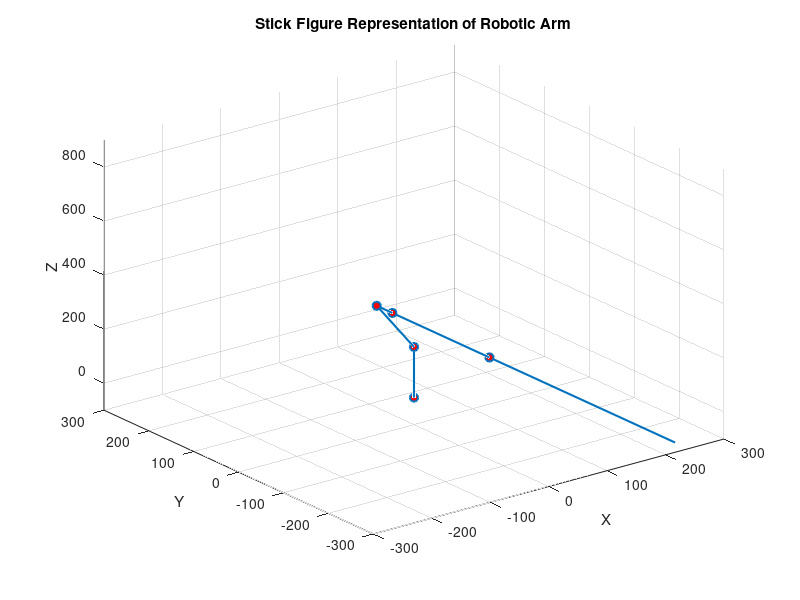
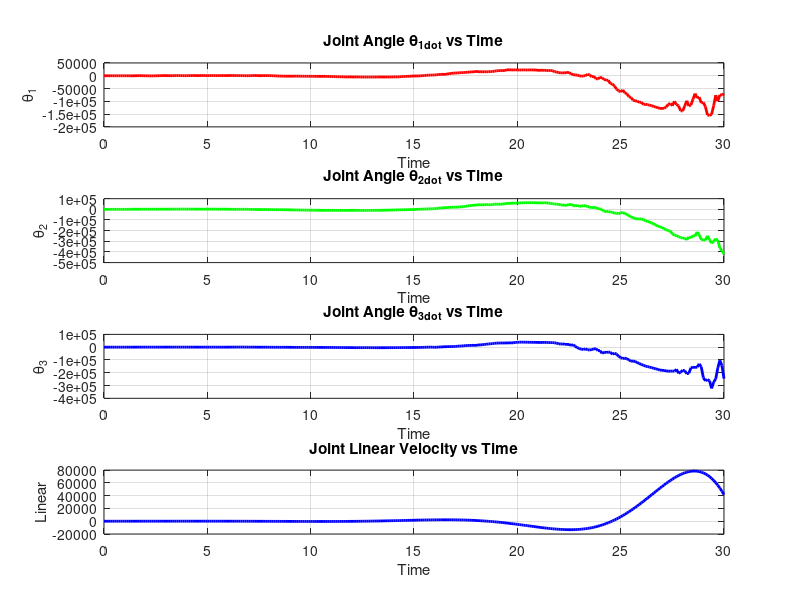
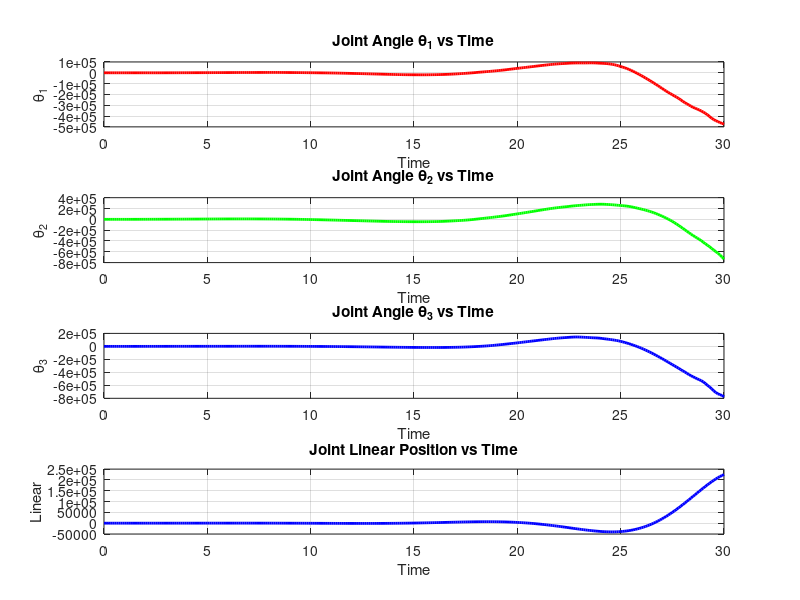

Reproduce these figures in MATLAB, in order.
clc;

%% Define coordinates

timeStep = 0.1; % time step
timeVec = 0:timeStep:30;
numSamples = length(timeVec); % number of time samples

% Initial generalized coordinates 
angle1 = 0; 
angle2 = 0; 
angle3 = 0;
linearPos = 0;
angles = [angle1; angle2; angle3; linearPos];
 
% Define intermediate variables
cos1 = cosd(angle1);
sin1 = sind(angle1);
cos2 = cosd(angle2);
sin2 = sind(angle2);
cos3 = cosd(angle3);
sin3 = sind(angle3);

% Initial generalized velocities 
angle1Vel = 0; 
angle2Vel = 0; 
angle3Vel = 0;
linearVel = 0;
anglesVel = [angle1Vel; angle2Vel; angle3Vel; linearVel];

angle1VelArr = zeros(1, numSamples);
angle2VelArr = zeros(1, numSamples);
angle3VelArr = zeros(1, numSamples);
linearVelArr = zeros(1, numSamples);

angle1Arr = zeros(1, numSamples);
angle2Arr = zeros(1, numSamples);
angle3Arr = zeros(1, numSamples);
linearArr = zeros(1, numSamples);

angle1Arr(1) = angle1;
angle2Arr(1) = angle2;
angle3Arr(1) = angle3;
linearArr(1) = linearPos;

% Desired angles 
angle1_d = 90; 
angle2_d = 90; 
angle3_d = 90;
linear_d = 40;
angles_d = [angle1_d; angle2_d; angle3_d; linear_d];

% Desired velocities 
angle1Vel_d = 0; 
angle2Vel_d = 0; 
angle3Vel_d = 0;
linearVel_d = 0;
anglesVel_d = [angle1Vel_d angle2Vel_d angle3Vel_d linearVel_d];

% Documented ordering: Kp, Ki, Kd for the four coordinates.
Kp = [1.5; 1.5; 1.5; 1.5];
Ki = [30.595; 14.2; 19.68; 29.85];
Kd = [0.005; 0.005; 0.005; 0.01];

% Length of links
link1 = 187.5;
link2 = 200; 
link3 = 50; 
link4 = 200; 
link5 = 112.5; 
d4 = link5 + linearPos;

% Masses of links
mass1 = 350; 
mass2 = 341; 
mass3 = 100;
mass4 = 400;
mass5 = 600;
gravity = 9.81;

% Moments of inertia of links
inertia1 = 500;
inertia2 = 700; 
inertia3 = 400; 
inertia4 = 500;
inertia5 = 700;

integralError = zeros(4, 1);
prevError = angles_d - angles;

%% Computing

for i = 2:numSamples
    inertiaMat = [inertia2 0 0 0;
                  0 inertia3 0 0;
                  0 0 inertia4 0;
                  0 0 0 inertia5];

    % Legacy per-coordinate numerical actuator scales; physical units unresolved.
    actuatorScale = [2; 2; 2; 5];
    d4 = link5 + linearPos;

    % Configuration-dependent legacy load expression. It contains gravity
    % terms and is not a conventional Coriolis matrix C(q,qdot).
    gravityConfigVec = [sin1 * (mass2 * gravity * link2 / 2 + mass3 * gravity * link3 + mass4 * gravity * link4 + mass5 * gravity * link5) - sin1 * cos2 * (mass3 * gravity * link3 / 2 + mass4 * gravity * link4 + mass5 * gravity * link5) - sin1 * cos2 * cos3 * (mass4 * gravity * link4 / 2 + mass5 * gravity * link5) + cos1 * sin2 * cos3 * (mass4 * gravity * link4 / 2 + mass5 * gravity * link5) + cos1 * sin2 * cos3 * mass5 * gravity * d4 / 2;
                  -cos1 * sin2 * (mass3 * gravity * link3 / 2 + mass4 * gravity * link4 + mass5 * gravity * link5) + sin1 * cos2 * (mass3 * gravity * link3 / 2 + mass4 * gravity * link4 + mass5 * gravity * link5) - cos1 * sin2 * cos3 * (mass4 * gravity * link4 / 2 + mass5 * gravity * link5) + sin1 * cos2 * cos3 * (mass4 * gravity * link4 / 2 + mass5 * gravity * link5) + sin1 * cos2 * cos3 * mass5 * gravity * d4 / 2;
                  -cos1 * cos2 * sin3 * (mass4 * gravity * link4 / 2 + mass5 * gravity * link5) - sin1 * sin2 * sin3 * (mass4 * gravity * link4 / 2 + mass5 * gravity * link5) - sin1 * sin2 * sin3 * mass5 * gravity * d4 / 2;
                  -mass5 * gravity / 2];

    errorAngles = angles_d - angles;
    integralError = integralError + errorAngles * timeStep;
    errorVel = (errorAngles - prevError) / timeStep;

    prevError = errorAngles;
    
    % Coordinate-wise PID signal and explicit four-element generalized input.
    controlSignal = Kp .* errorAngles + Ki .* integralError + Kd .* errorVel;
    generalizedInput = actuatorScale .* controlSignal;

    % Calculate angular accelerations
    angularAccel = inertiaMat \ (generalizedInput - gravityConfigVec);

    % Constant-acceleration state update using the old velocity in q update.
    angle1 = angle1 + angle1Vel * timeStep + 0.5 * angularAccel(1) * timeStep^2;
    angle2 = angle2 + angle2Vel * timeStep + 0.5 * angularAccel(2) * timeStep^2;
    angle3 = angle3 + angle3Vel * timeStep + 0.5 * angularAccel(3) * timeStep^2;
    linearPos = linearPos + linearVel * timeStep + 0.5 * angularAccel(4) * timeStep^2;

    angle1Vel = angle1Vel + angularAccel(1) * timeStep;
    angle2Vel = angle2Vel + angularAccel(2) * timeStep;
    angle3Vel = angle3Vel + angularAccel(3) * timeStep;
    linearVel = linearVel + angularAccel(4) * timeStep;

    angles = [angle1; angle2; angle3; linearPos];
    anglesVel = [angle1Vel; angle2Vel; angle3Vel; linearVel];

    angle1VelArr(i) = angle1Vel;
    angle2VelArr(i) = angle2Vel;
    angle3VelArr(i) = angle3Vel;
    linearVelArr(i) = linearVel;

    angle1Arr(i) = angle1;
    angle2Arr(i) = angle2;
    angle3Arr(i) = angle3;
    linearArr(i) = linearPos;

    % Define intermediate variables
    cos1_d = cosd(angle1);
    sin1_d = sind(angle1);
    cos2_d = cosd(angle2);
    sin2_d = sind(angle2);
    cos3_d = cosd(angle3);
    sin3_d = sind(angle3);

    cos1 = cosd(angle1);
    sin1 = sind(angle1);
    cos2 = cosd(angle2);
    sin2 = sind(angle2);
    cos3 = cosd(angle3);
    sin3 = sind(angle3);

    % Stick figure representation
    xCoords = [0, 0, -sin1*link2, -sin1*link2 + link3*(cos1*sin2 - cos2*sin1), -sin1*link2 + link3*(cos1*sin2 - cos2*sin1) + link4*(cos1*sin2*cos3 - sin1*cos2*cos3), -sin1*link2 + link3*(cos1*sin2 - cos2*sin1) + (link4 + d4)*(cos1*sin2*cos3 - sin1*cos2*cos3)];
    yCoords = [0, 0, 0, 0, sin3*link4, sin3*(link4 + d4)];
    zCoords = [0, link1, link1 + link2*cos1, link1 + link2*cos1 + link3*(cos1*cos2 + sin1*sin2), link1 + link2*cos1 + link3*(cos1*cos2 + sin1*sin2) + link4*(cos1*cos2*cos3 + sin1*sin2*cos3), link1 + link2*cos1 + link3*(cos1*cos2 + sin1*sin2) + (link4 + d4)*(cos1*cos2*cos3 + sin1*sin2*cos3)];

    plot3(xCoords, yCoords, zCoords, '-o', 'LineWidth', 1.5, 'MarkerSize', 6, 'MarkerFaceColor', 'r');
    grid on;
    
    xlim([-300, 300]);
    ylim([-300, 300]);
    zlim([-100, 900]);
    xlabel('X');
    ylabel('Y');
    zlabel('Z');
    title('Stick Figure Representation of Robotic Arm');
end

%% Plotting

% Plot motion graphs
figure;
subplot(4, 1, 1);
plot(timeVec, angle1VelArr, 'r', 'LineWidth', 2);
xlabel('Time');
ylabel('\theta_1');
title('Joint Angle \theta_1_d_o_t vs Time');
grid on;

subplot(4, 1, 2);
plot(timeVec, angle2VelArr, 'g', 'LineWidth', 2);
xlabel('Time');
ylabel('\theta_2');
title('Joint Angle \theta_2_d_o_t vs Time');
grid on;

subplot(4, 1, 3);
plot(timeVec, angle3VelArr, 'b', 'LineWidth', 2);
xlabel('Time');
ylabel('\theta_3');
title('Joint Angle \theta_3_d_o_t vs Time');
grid on;

subplot(4, 1, 4);
plot(timeVec, linearVelArr, 'b', 'LineWidth', 2);
xlabel('Time');
ylabel('Linear');
title('Joint Linear Velocity vs Time');
grid on;

figure;
subplot(4, 1, 1);
plot(timeVec, angle1Arr, 'r', 'LineWidth', 2);
xlabel('Time');
ylabel('\theta_1');
title('Joint Angle \theta_1 vs Time');
grid on;

subplot(4, 1, 2);
plot(timeVec, angle2Arr, 'g', 'LineWidth', 2);
xlabel('Time');
ylabel('\theta_2');
title('Joint Angle \theta_2 vs Time');
grid on;

subplot(4, 1, 3);
plot(timeVec, angle3Arr, 'b', 'LineWidth', 2);
xlabel('Time');
ylabel('\theta_3');
title('Joint Angle \theta_3 vs Time');
grid on;

subplot(4, 1, 4);
plot(timeVec, linearArr, 'b', 'LineWidth', 2);
xlabel('Time');
ylabel('Linear');
title('Joint Linear Position vs Time');
grid on;

hold off;
